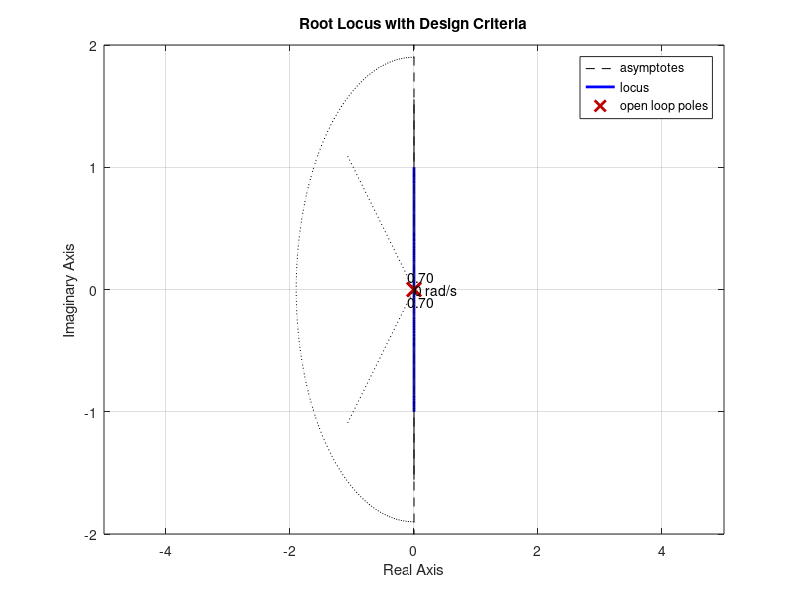

MATLAB code for this plot:
% System parameters
g = 9.81;
d = 0.09;
L = 0.30;
m = 0.011;
R = 0.015;
J = (2/5) * m * R^2;
v = ((m * g * d) / (L * (m + (J / R^2))))
s = tf('s');
y = ((m * g * d) / (L * (m + (J / R^2)) * s^2));

% Root Locus Plot
figure;
rlocus(y);
title('Root Locus with Design Criteria');
xlabel('Real Axis');
ylabel('Imaginary Axis');
grid on;

% Add design criteria: less than 5% overshoot and Ts < 3 seconds
sgrid(0.7, 1.9); % Damping ratio of 0.7 and natural frequency >= 1.9 rad/s
axis([-5 5 -2 2])
% Analysis and Compensator Design Recommendation
% If the poles don't meet the criteria, add a compensator:
% Example compensator: C(s) = (s + z)/(s + p)
% Here z and p can be adjusted to shift the locus into the desired region.
